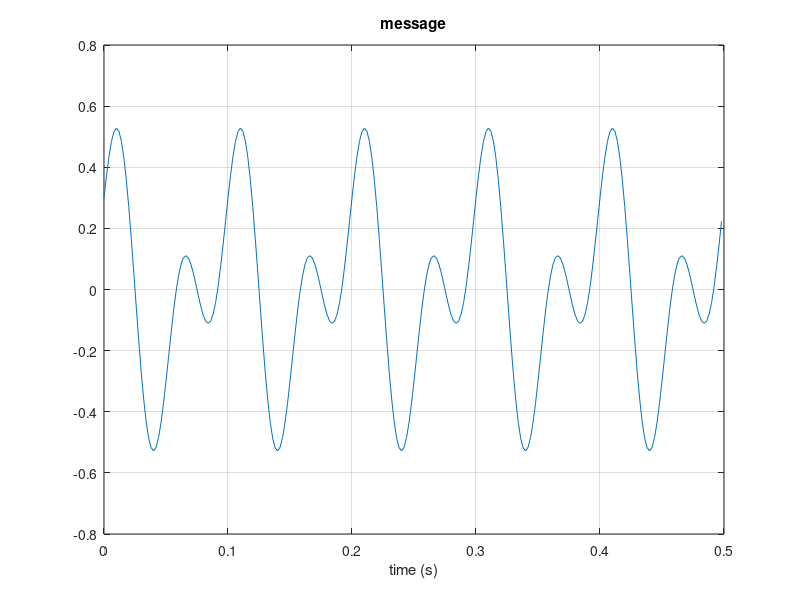
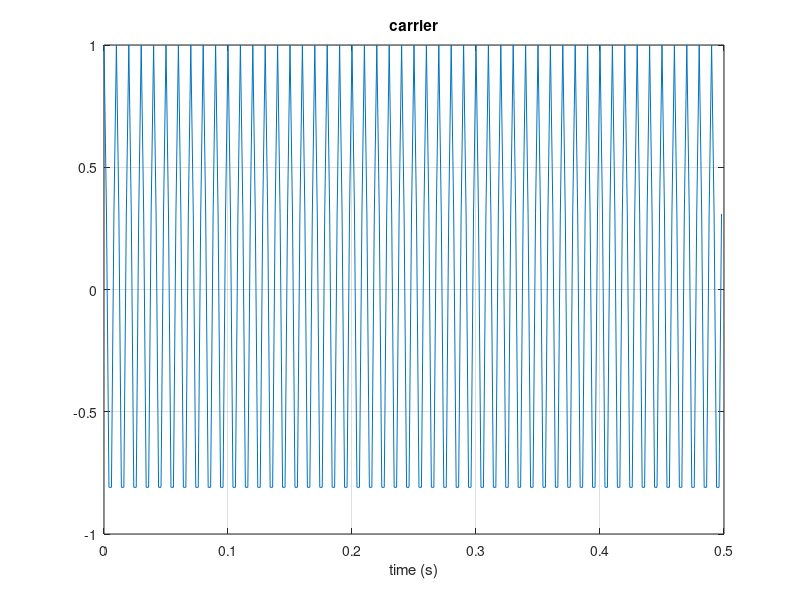
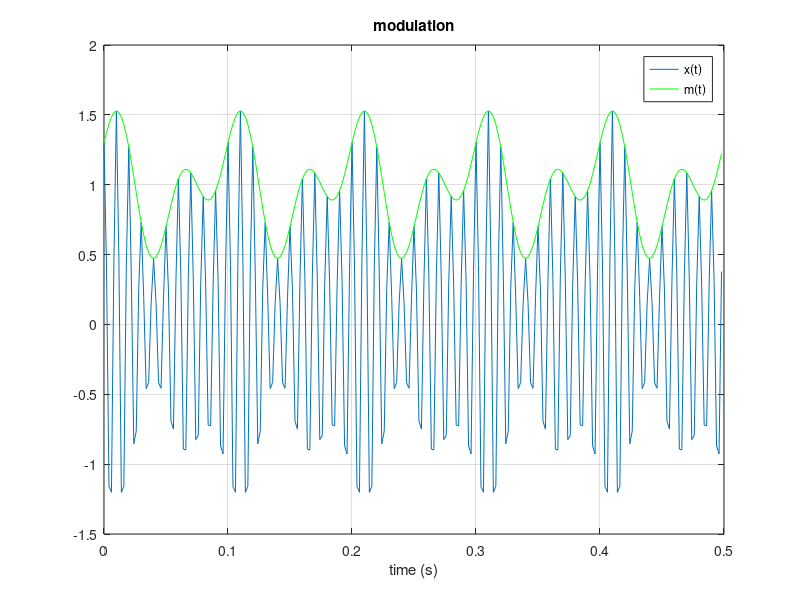
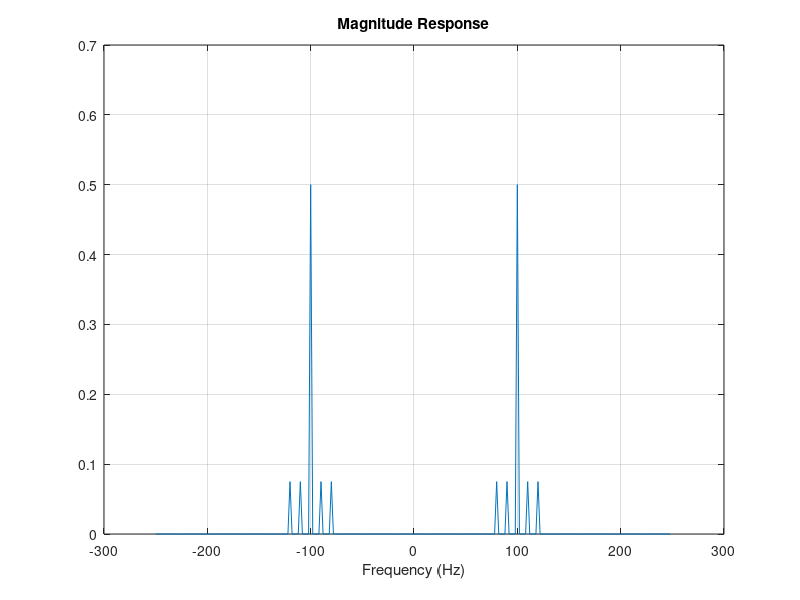

Here is the MATLAB script that generated these plots, in order:
%%
% AM-DSB-TC modulation with frequency spectrum analysis
close all;
clc;
clear all;


%% AM parameters

fm = 10;
fc = 100;
Ac = 1;
M = 0.3;

%% ploting parameters

n = 5;
stop_time = n * 1 / fm;
fs = n * fc;
dt = 1 / fs;
t = (0:dt:stop_time-dt)';
N = size(t, 1);

%% AM DSB TC modulation

m = M * (cos(2*pi*fm*t) + sin(4*pi*fm*t));
c = Ac * cos(2*pi*fc*t);
x = (1 + m) .* c;

figure;
plot(t, m);
title('message');
xlabel('time (s)');
grid on;

figure;
plot(t, c);
title('carrier');
xlabel('time (s)');
grid on;

figure;
plot(t, x);
hold on;
plot(t, m + 1, 'g');
title('modulation');
xlabel('time (s)');
legend('x(t)', 'm(t)');
grid on;

%% frequency spectrum

y = fftshift(fft(x));
dF = fs / N;
f = -fs/2:dF:fs/2-dF;

figure;
plot(f, abs(y)/N);
xlabel('Frequency (Hz)');
title('Magnitude Response');
grid on;


